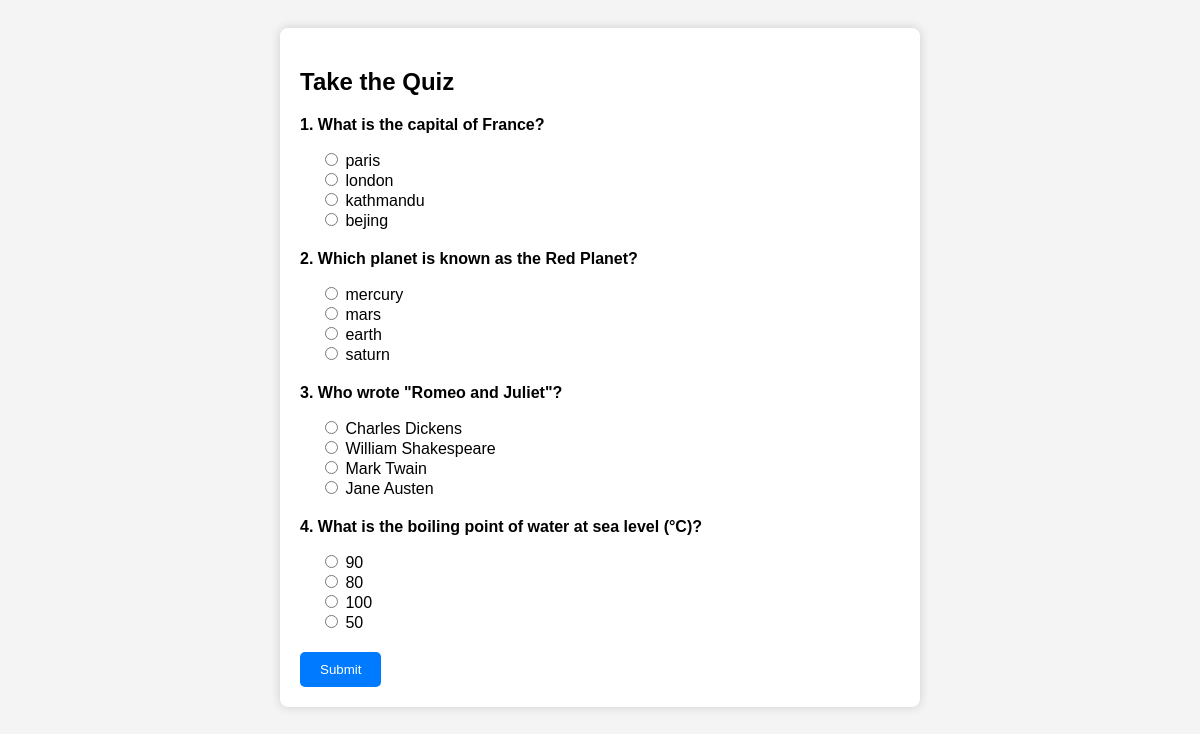
Screenshot of /quiz.php with the database file from the repository.
### tables this page shows
CREATE TABLE `questions` (
  `id` int(11) NOT NULL,
  `question` text NOT NULL,
  `option_a` text NOT NULL,
  `option_b` text NOT NULL,
  `option_c` text NOT NULL,
  `option_d` text NOT NULL,
  `correct_answer` text NOT NULL
);

### quiz.php (the view, shortened to what this page needs)
<?php
$conn = new mysqli("localhost", "root", "", "user_data");
$submitted = false;
$message = "";
?>
<!DOCTYPE html>
<html>
<head>
</head>
<body>
  <div class="quiz-container">
    <h2>Take the Quiz</h2>
    <?php if ($submitted): ?>
      <p><strong><?= htmlspecialchars($message) ?></strong></p>
    <?php else: ?>
      <form method="POST">
        <?php
        $questions = $conn->query("SELECT * FROM questions");
        while ($q = $questions->fetch_assoc()):
        ?>
          <div class="question">
            <p><strong><?= $q['id'] . '. ' . htmlspecialchars($q['question']) ?></strong></p>
            <label><input type="radio" name="q<?= $q['id'] ?>" value="A" required> <?= htmlspecialchars($q['option_a']) ?></label>
            <label><input type="radio" name="q<?= $q['id'] ?>" value="B"> <?= htmlspecialchars($q['option_b']) ?></label>
            <label><input type="radio" name="q<?= $q['id'] ?>" value="C"> <?= htmlspecialchars($q['option_c']) ?></label>
            <label><input type="radio" name="q<?= $q['id'] ?>" value="D"> <?= htmlspecialchars($q['option_d']) ?></label>
          </div>
        <?php endwhile; ?>
        <button type="submit">Submit</button>
      </form>
    <?php endif; ?>
  </div>
</body>
</html>

### quiz.php (style rules this page uses)
body { font-family: Arial; background: #f4f4f4; padding: 20px; }
.quiz-container { background: white; padding: 20px; max-width: 600px; margin: auto; border-radius: 8px; box-shadow: 0 0 10px #ccc; }
.question { margin-bottom: 20px; }
label { display: block; margin-left: 20px; }
button { background: #007bff; color: #fff; padding: 10px 20px; border: none; border-radius: 5px; cursor: pointer; }

### rows the page displays
questions: id "1", question "What is the capital of France?", option_a "paris", option_b "london", option_c "kathmandu", option_d "bejing"
questions: id "2", question "Which planet is known as the Red Planet?", option_a "mercury", option_b "mars", option_c "earth", option_d "saturn"
questions: id "3", question "Who wrote \"Romeo and Juliet\"?", option_a "Charles Dickens", option_b "William Shakespeare", option_c "Mark Twain", option_d "Jane Austen"
questions: id "4", question "What is the boiling point of water at sea level (°C)?", option_a "90", option_b "80", option_c "100", option_d "50"
